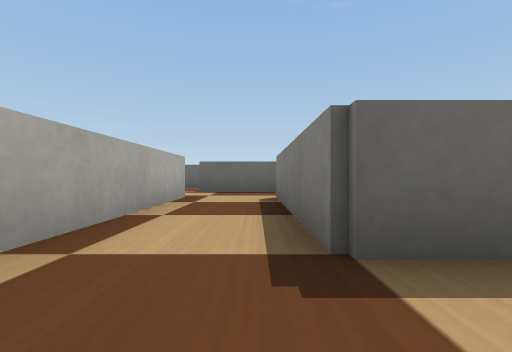
[1] (above)

20 first-person views from a walk through a world built for the Webots simulator. The camera is 0.21 m above the floor, looks level and sees 85° across. The floor is counted in squares, 0.5 m on a side. Each view is taken from the middle of a square. On the plan, view 1 faces up. The plan holds only what a view shows up to about 9 squares ahead; the rest is blank. Webots' stock objects and surfaces are drawn as simple stand-ins.

[2]
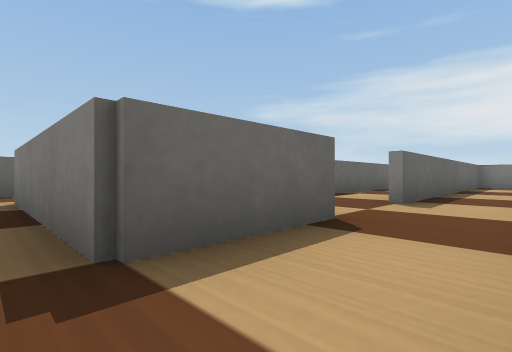

[3]
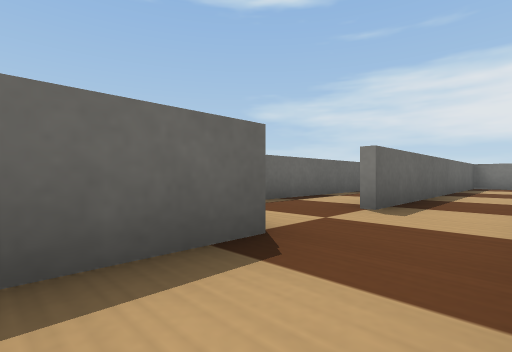

[4]
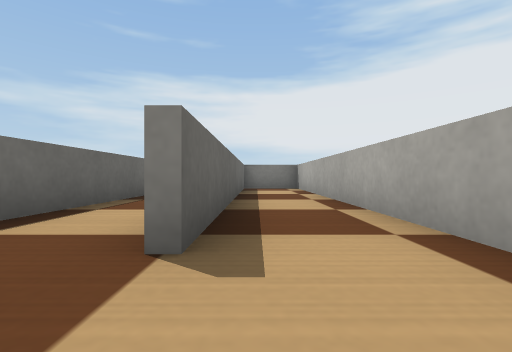

[5]
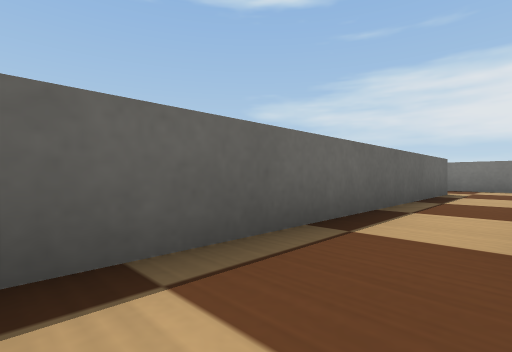

[6]
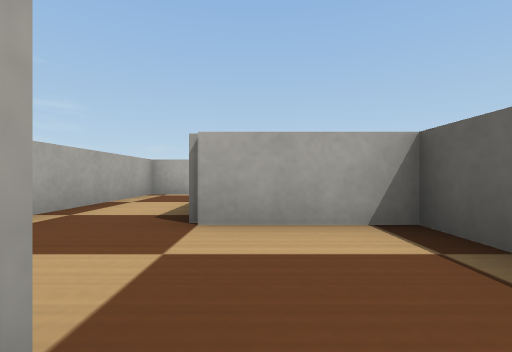

[7]
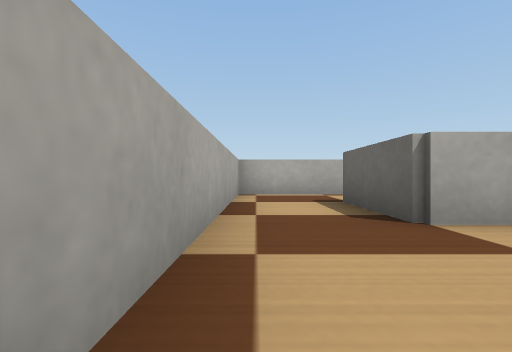

[8]
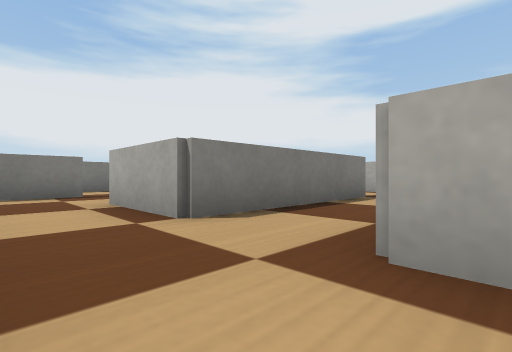

[9]
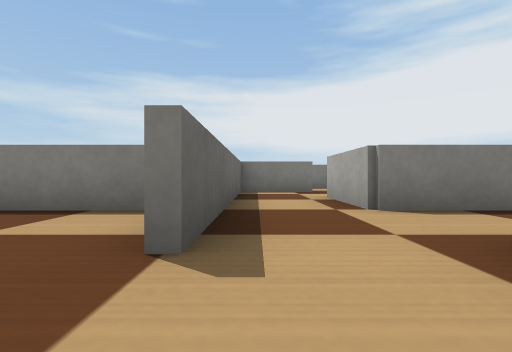

[10]
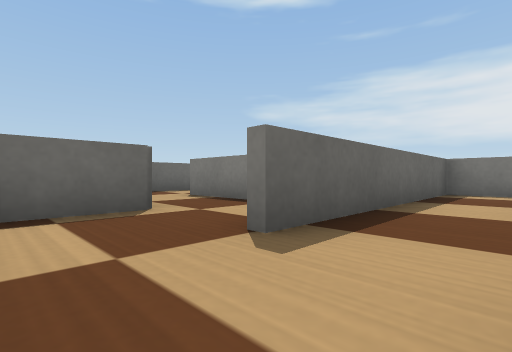

[11]
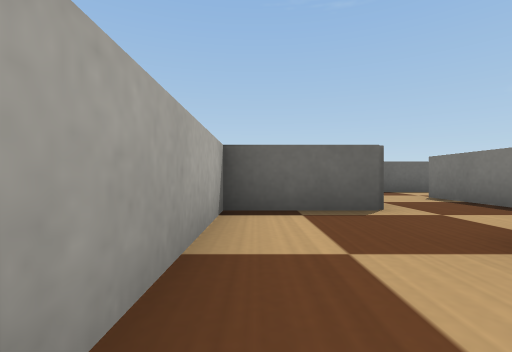

[12]
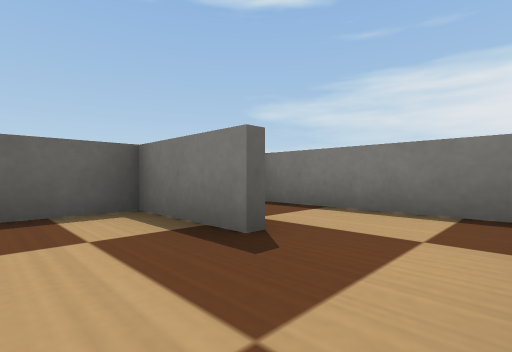

[13]
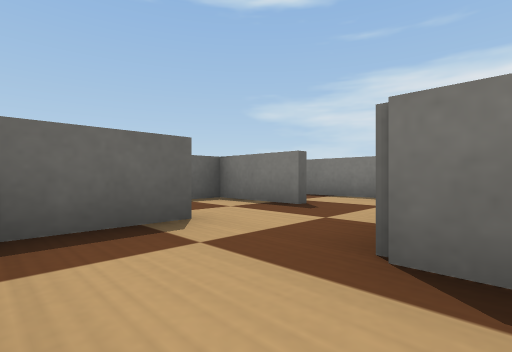

[14]
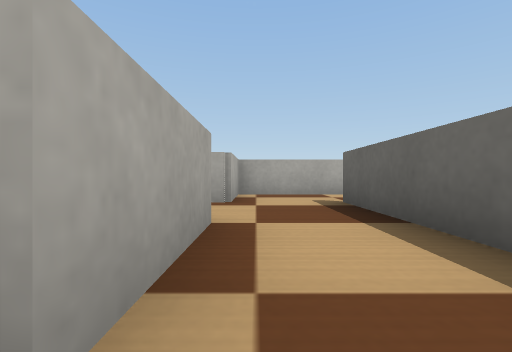

[15]
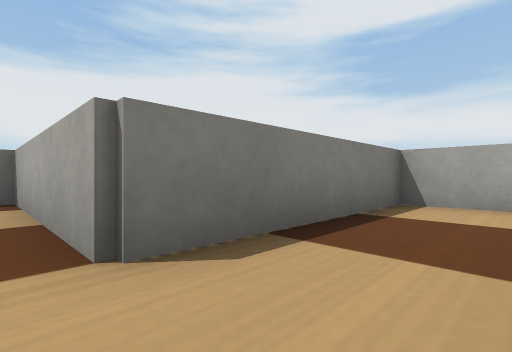

[16]
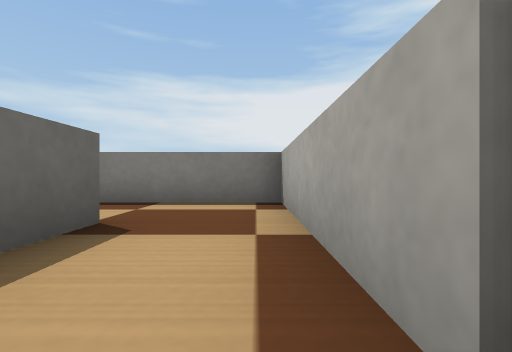

[17]
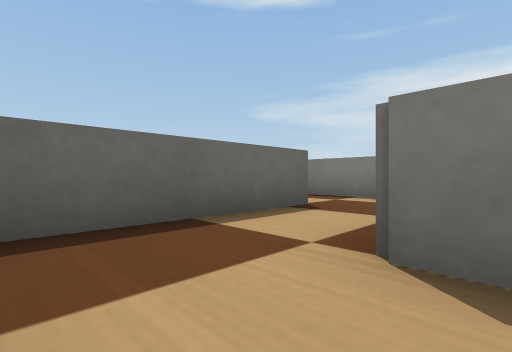

[18]
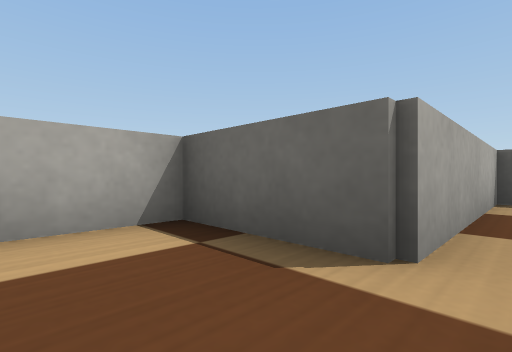

[19]
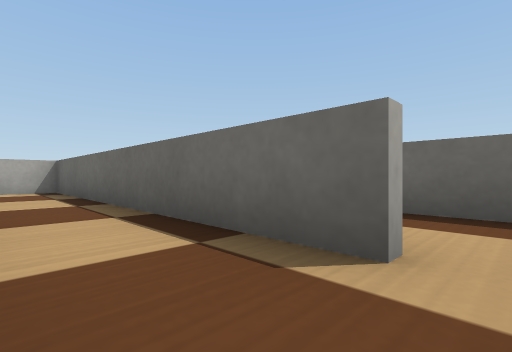

[20]
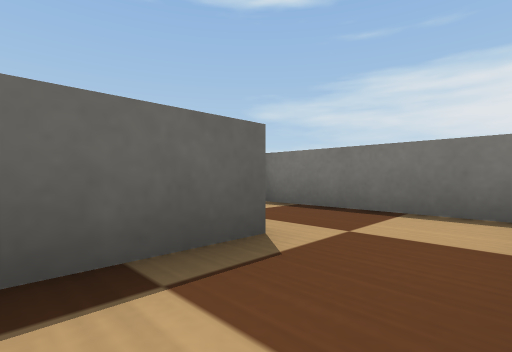

### Floor plan
Ten units are one square. View 1 is at (0, 0); x grows to the right and y downward. Boxes are objects, and circles mark ways between rooms. Rooms are numbered by the first view taken in them; rooms with no view inside come last. Other rooms are left out.
<svg viewBox="-39 -141 168 150">
<path fill="none" stroke="#000" d="M26 -14 4 -14 4 -56M-14 -56 -14 4 119 4M124 -14 45 -14M106 -34 26 -34 26 -14M124 -21 124 -35M-9 -76 4 -76 4 -86M-14 -94 -34 -94 -34 -56 -14 -56M24 -30 24 -36M25 -54 10 -54M64 -41 64 -72M4 -56 25 -56M44 -55 44 -74 -15 -74M25 -134 -14 -134 -14 -94M4 -86 4 -116 44 -116 44 -136M124 -35 124 -52"/>
<circle cx="35" cy="-10" r="3" fill="#2a7"/>
<circle cx="-10" cy="-60" r="3" fill="#2a7"/>
<circle cx="110" cy="-30" r="3" fill="#2a7"/>
<circle cx="-20" cy="-60" r="3" fill="#2a7"/>
<circle cx="-10" cy="-80" r="3" fill="#2a7"/>
<circle cx="30" cy="-60" r="3" fill="#2a7"/>
<text x="30" y="-10">1</text>
<text x="70" y="-20">2</text>
<text x="-20" y="-70">3</text>
<text x="30" y="-40">4</text>
<text x="10" y="-60">5</text>
<text x="10" y="-120">6</text>
<text x="110" y="-40">7</text>
</svg>
Room 1 opens to room 2. Room 1 opens to room 5. Room 2 opens to room 7. Room 3 opens to room 5. Room 3 opens to room 6. Room 4 opens to room 5.

Where each view was taken, in squares from view 1:
view 1: 0 up, 0 right, facing up
view 2: 0 up, 0 right, facing up-right
view 3: 0 up, 1 right, facing up-right
view 4: 1 up, 3 right, facing right
view 5: 2 up, 3 right, facing up-right
view 6: 2 up, 5 right, facing left
view 7: 0 up, 5 right, facing left
view 8: 7 up, 2 left, facing down-right
view 9: 7 up, 3 left, facing right
view 10: 6 up, 3 left, facing up-right
view 11: 6 up, 3 left, facing up
view 12: 4 up, 3 right, facing up-right
view 13: 3 up, 1 right, facing up-right
view 14: 6 up, 3 right, facing left
view 15: 12 up, 1 left, facing down-right
view 16: 12 up, 0 right, facing right
view 17: 11 up, 1 left, facing up-right
view 18: 8 up, 1 left, facing up-left
view 19: 2 up, 11 right, facing up-left
view 20: 2 up, 9 right, facing up-right
